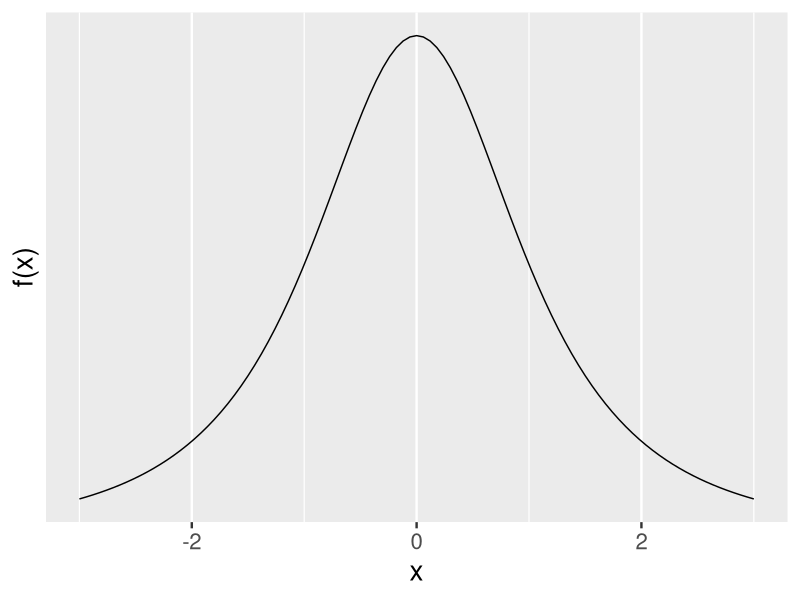
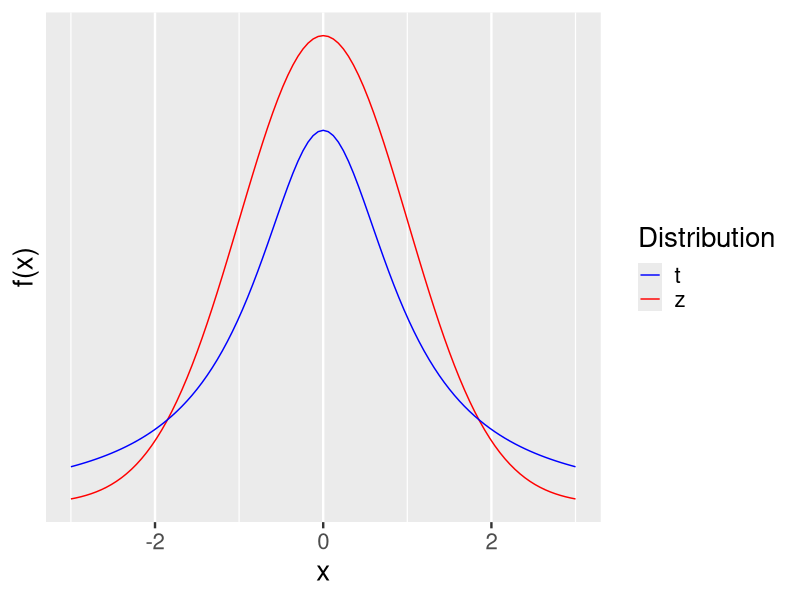
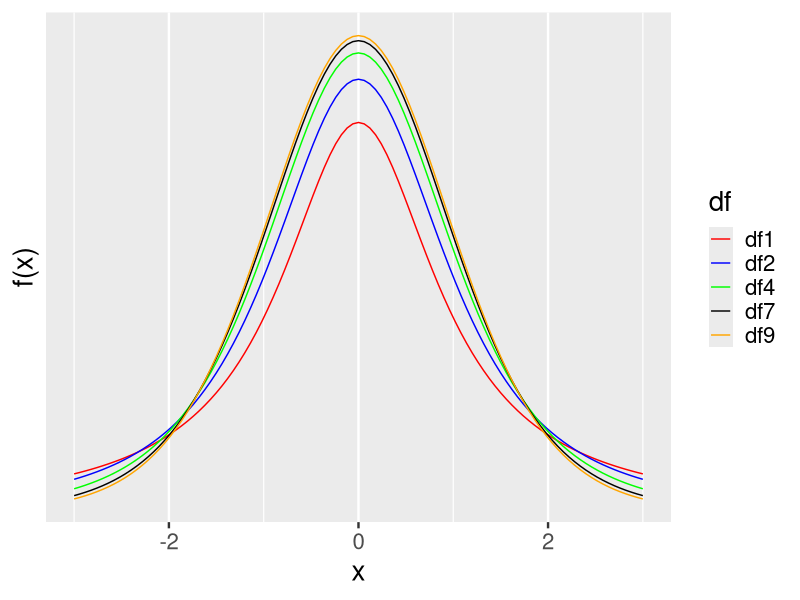
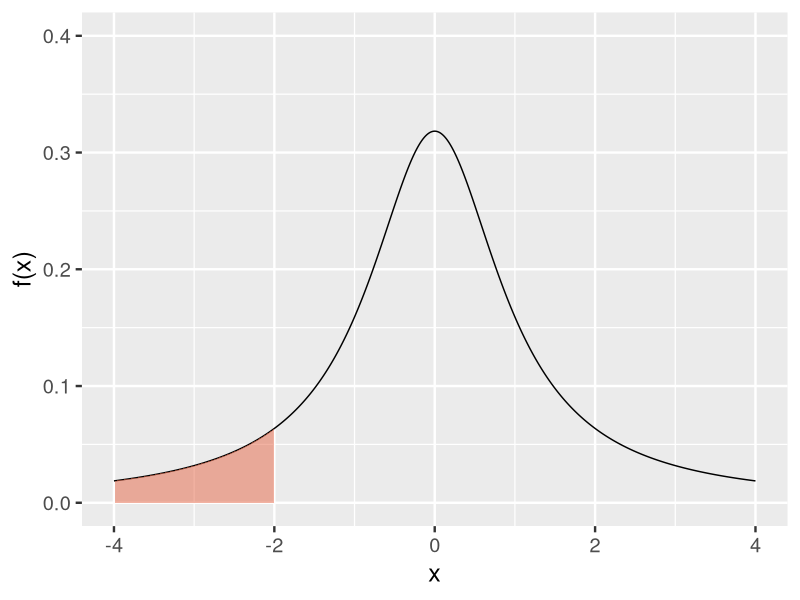
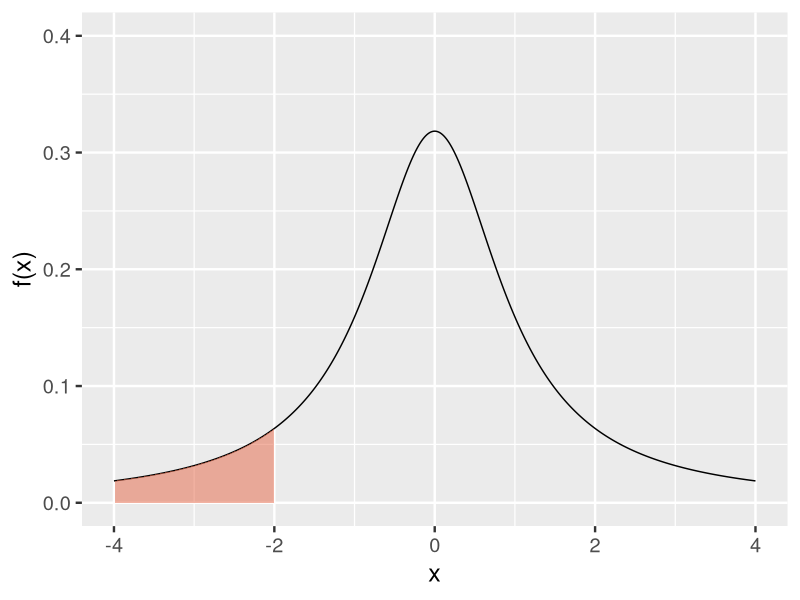
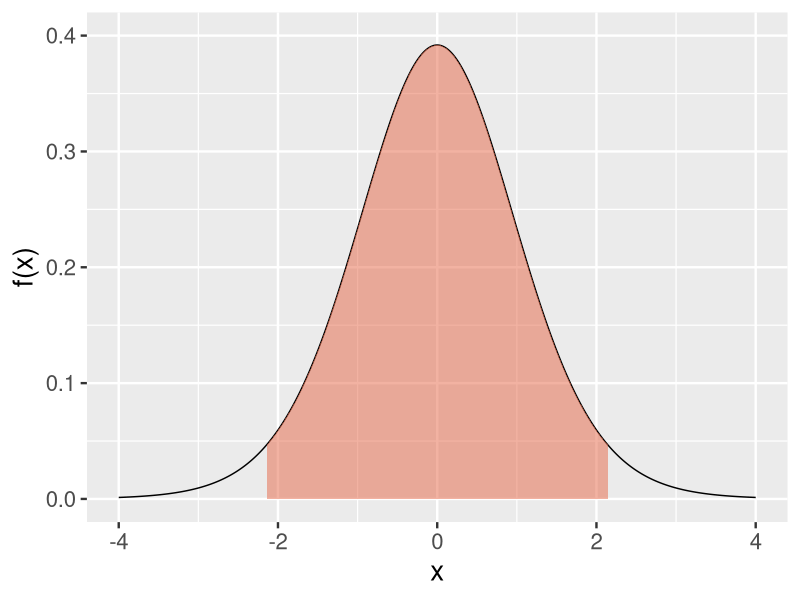
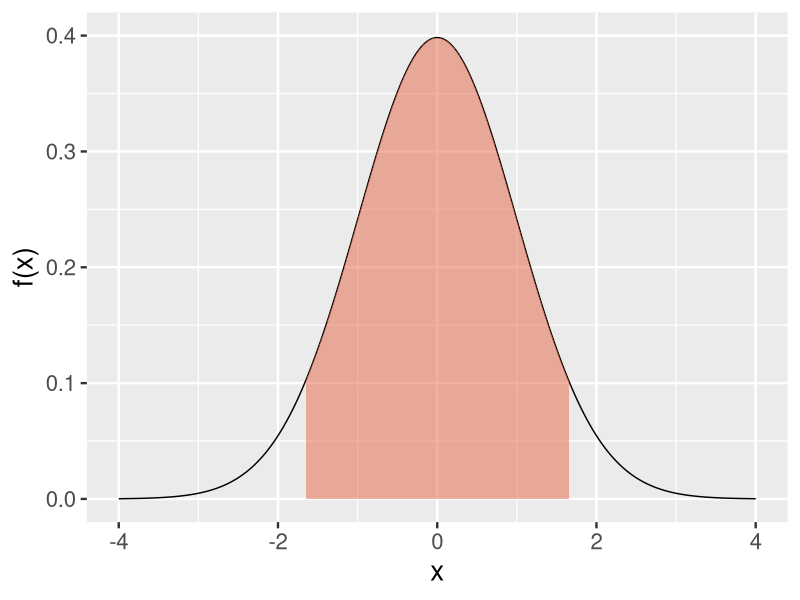

Write the R code that produced these figures, in order.
## ---- chunk 1
knitr::opts_chunk$set(echo = FALSE, fig.align = "center")
library(tidyverse)
options(scipen=0)
theme_set(theme_gray(base_size = 18))

set.seed(84735)

plot_norm_x <- function(value, mean, sd, end = 3){
  data_norm <-  data.frame(x = c(mean-(end*sd), mean+(end*sd)))
  
  data_line <- data.frame(x = value, y = dnorm(value, mean, sd), 
                          label = paste("x = ", value))
  ggplot(data_norm, 
         aes(x)) +
    stat_function(fun = dnorm, n = 1001, args = list(mean = mean, sd = sd)) + 
    ylab("") +
    geom_segment(data = data_line, aes(x = value, y = 0, xend = x, yend = y), color = "#e56646") +
    geom_text(data = data_line, aes(x = x, y = 0, label = label), color = "#e56646") +
    labs(title =  bquote("N("*mu == .(mean) ~ "," ~ sigma == .(sd)*")"))
}



plot_norm_z <- function(value, mean, sd, end = 3){
  
  data_norm <-  data.frame(x = c(mean-(end*sd), mean+(end*sd)))
  data_z <- data.frame(x = c(-end,end))

  
  data_line_z <- data.frame(z = (value-mean)/sd, y = dnorm((value-mean)/sd), 
                            label = paste("z = ", (value-mean)/sd))
  
ggplot(data_z, 
               aes(x)) +
    stat_function(fun = dnorm, n = 1001, args = list(mean = 0, sd = 1)) + 
    xlab("z")+
    ylab("") +
    geom_segment(data = data_line_z, aes(x = z, y = 0, xend = z, yend = y), color = "#e56646") +
    geom_text(data = data_line_z, aes(x = z, y = 0, label = label), color = "#e56646") +
  labs(title =  bquote("N("*mu == 0 ~ "," ~ sigma == 1*")"))

  
}


plot_norm_x_prob <- function(value, mean, sd, end = 3, lower = TRUE){
  
  x <- seq(mean-(end*sd),mean+(end*sd), 0.01)
  
  y <- dnorm(x, mean = mean, sd = sd)
  
  data <- data.frame(x = x, y = y)
  
  data_line <- data.frame(x = value, y = dnorm(value, mean, sd), 
                          label = paste("x = ", value))
  
  if (lower == TRUE){
    p <- qplot(x, y, data = data, 
          geom = "line") +
      geom_ribbon(data = subset(data, x > (mean-(end*sd)) & x < value),
                  aes(ymax = y), 
                  ymin = 0,
                  fill = "#e56646", 
                  colour = NA, 
                  alpha = 0.5) +
      ylab("") 

  }
  
  if (lower == FALSE){
    p <- qplot(x, y, data = data, 
          geom = "line") +
      geom_ribbon(data = subset(data, x < (mean+(end*sd)) & x > value),
                  aes(ymax = y), 
                  ymin = 0,
                  fill = "#e56646", 
                  colour = NA, 
                  alpha = 0.5) +
      ylab("")
  }
  
p
}

## ---- chunk 2
ggplot(data = data.frame(x = c(-3, 3)), aes(x)) +
  stat_function(fun = dt, n = 101, args = list(df = 2)) + 
  scale_y_continuous(breaks = NULL) +
  ylab("f(x)") +
  theme(text = element_text(size = 20))

## ---- chunk 3

ggplot(data = data.frame(x = c(-3, 3)), aes(x)) +
  stat_function(fun = dnorm, n = 101, args = list(mean = 0, sd = 1), aes(color = "z"))  +
  stat_function(fun = dt, n = 101, args = list(df = 1), aes(color = "t")) + 
  ylab("f(x)") +
  scale_y_continuous(breaks = NULL) +
  scale_colour_manual(name="Distribution",
  values=c(z="red", t="blue")) +
  theme(text = element_text(size = 20))


## ---- chunk 4

ggplot(data = data.frame(x = c(-3, 3)), aes(x)) +
  stat_function(fun = dt, n = 101, args = list(df = 1), aes(color = "df1")) + 
  stat_function(fun = dt, n = 101, args = list(df = 2), aes(color = "df2")) + 
  stat_function(fun = dt, n = 101, args = list(df = 4), aes(color = "df4")) + 
  stat_function(fun = dt, n = 101, args = list(df = 7), aes(color = "df7")) + 
  stat_function(fun = dt, n = 101, args = list(df = 10), aes(color = "df9")) + 
  ylab("f(x)") +
  scale_y_continuous(breaks = NULL) +
  scale_colour_manual(name="df",
  values=c(df1 = "red", df2="blue", df4 = "green", df7 = "black", df9 = "orange")) +
  theme(text = element_text(size = 20))


## ---- chunk 5
x <- seq(-4,4, 0.01)
y <- dt(x, df = 1)
data <- data.frame(x = x, y = y)
qplot(x, y, data = data, 
      geom = "line")+
  geom_ribbon(data = subset(data, x >- 4 & x < -2),
              aes(ymax = y), ymin = 0,
              fill = "#e56646", colour = NA, alpha = 0.5)+
  scale_y_continuous(limits = c(0, .4)) +
  ylab("f(x)") 

## ---- chunk 6
pt(-2, df = 1) 
## ---- chunk 7
x <- seq(-4,4, 0.01)
y <- dt(x, df = 1)
data <- data.frame(x = x, y = y)
qplot(x, y, data = data, 
      geom = "line")+
  geom_ribbon(data = subset(data, x >- 4 & x < -2),
              aes(ymax = y), ymin = 0,
              fill = "#e56646", colour = NA, alpha = 0.5)+
  scale_y_continuous(limits = c(0, .4)) +
  ylab("f(x)") 

## ---- chunk 8
qt(0.1475836, df = 1) #
## ---- chunk 9
x <- seq(-4,4, 0.01)
y <- dt(x, df = 14)
data <- data.frame(x = x, y = y)
qplot(x, y, data = data, 
      geom = "line")+
  geom_ribbon(data = subset(data, x >-2.144787 & x < 2.144787),
              aes(ymax = y), ymin = 0,
              fill = "#e56646", colour = NA, alpha = 0.5) +
  scale_y_continuous(limits = c(0, .4)) +
  ylab("f(x)") +
  theme(text = element_text(size = 20))

## ---- chunk 10
qt(0.025, df = 14)
## ---- chunk 11
x <- seq(-4,4, 0.01)
y <- dt(x, df = 149)
data <- data.frame(x = x, y = y)
qplot(x, y, data = data, 
      geom = "line")+
  geom_ribbon(data = subset(data, x > -1.655145 & x < 1.655145),
              aes(ymax = y), ymin = 0,
              fill = "#e56646", colour = NA, alpha = 0.5) +
  scale_y_continuous(limits = c(0, .4)) +
  ylab("f(x)") +
  theme(text = element_text(size = 20))

## ---- chunk 12
qt(0.05, df = 149)
